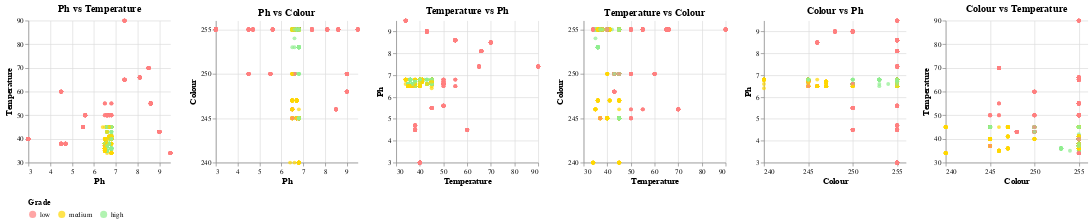

The notebook cell this image was saved under:
### Markdown cell above
The plot above reveals distinct patterns in the distributions of pH, Temperature, and Colour across low, medium, and high grades. For pH, the low grade shows much greater variability compared to the tightly clustered medium and high grades. For Temperature, the low grade has a wider range compared to medium and high, indicating greater variability in low grade samples. For Colour, low and high have similar ranges, but the medium grade shows higher variability. Overall, pH and Temperature are more variable in low grade samples, while Colour remains relatively consistent across grades.

### Code cell
# Create a list to store scatterplots
scatterplots = []

# Generate scatterplots for pairwise combinations of numerical features
for i, x_feature in enumerate(numerical_features):
    for j, y_feature in enumerate(numerical_features):
        if x_feature != y_feature:
            scatterplot = alt.Chart(full_milk).mark_point(
                size=30,  
                opacity=0.7,  
                filled=True  
            ).encode(
                x=alt.X(
                    f'{x_feature}:Q',
                    title=x_feature.capitalize(),  
                    scale=alt.Scale(zero=False)  
                ),
                y=alt.Y(
                    f'{y_feature}:Q',
                    title=y_feature.capitalize(),
                    scale=alt.Scale(zero=False)
                ),
                color=alt.Color(
                    'Grade:N',
                    title='Grade',
                    scale=alt.Scale(
                        domain=['low', 'medium', 'high'],
                        range=['#ff7f7f', '#ffd700', '#90ee90']  
                    ),
                    legend=alt.Legend(orient='bottom')  
                ),
                tooltip=[
                    alt.Tooltip(x_feature, title=x_feature.capitalize(), format='.2f'),
                    alt.Tooltip(y_feature, title=y_feature.capitalize(), format='.2f'),
                    alt.Tooltip('Grade:N', title='Grade')
                ]
            ).properties(
                width=200,  
                height=200,
                title=f"{x_feature.capitalize()} vs {y_feature.capitalize()}"  
            )
            scatterplots.append(scatterplot)

# Arrange scatterplots in a horizontal grid
pairplot = alt.hconcat(
    *scatterplots  
).resolve_scale(
    color='shared'  
).configure_view(
    stroke='transparent'  
).configure_axis(
    labelFontSize=10,
    titleFontSize=12
).configure_title(
    fontSize=14,
    anchor='middle'
)

# Display the final plot
pairplot.display()

### Figure 1 — Vega-Lite specification as saved in the notebook (floating-point values rounded to 4 significant figures; data arrays with more than 128 entries replaced by an {"elided": "..."} marker saying what was removed)
{"config": {"view": {"continuousWidth": 300, "continuousHeight": 300, "stroke": "transparent"}, "axis": {"labelFontSize": 10, "titleFontSize": 12}, "title": {"anchor": "middle", "fontSize": 14}}, "hconcat": [{"mark": {"type": "point", "filled": true, "opacity": 0.7, "size": 30}, "encoding": {"color": {"field": "Grade", "legend": {"orient": "bottom"}, "scale": {"domain": ["low", "medium", "high"], "range": ["#ff7f7f", "#ffd700", "#90ee90"]}, "title": "Grade", "type": "nominal"}, "tooltip": [{"field": "pH", "format": ".2f", "title": "Ph", "type": "quantitative"}, {"field": "Temperature", "format": ".2f", "title": "Temperature", "type": "quantitative"}, {"field": "Grade", "title": "Grade", "type": "nominal"}], "x": {"field": "pH", "scale": {"zero": false}, "title": "Ph", "type": "quantitative"}, "y": {"field": "Temperature", "scale": {"zero": false}, "title": "Temperature", "type": "quantitative"}}, "height": 200, "title": "Ph vs Temperature", "width": 200}, {"mark": {"type": "point", "filled": true, "opacity": 0.7, "size": 30}, "encoding": {"color": {"field": "Grade", "legend": {"orient": "bottom"}, "scale": {"domain": ["low", "medium", "high"], "range": ["#ff7f7f", "#ffd700", "#90ee90"]}, "title": "Grade", "type": "nominal"}, "tooltip": [{"field": "pH", "format": ".2f", "title": "Ph", "type": "quantitative"}, {"field": "Colour", "format": ".2f", "title": "Colour", "type": "quantitative"}, {"field": "Grade", "title": "Grade", "type": "nominal"}], "x": {"field": "pH", "scale": {"zero": false}, "title": "Ph", "type": "quantitative"}, "y": {"field": "Colour", "scale": {"zero": false}, "title": "Colour", "type": "quantitative"}}, "height": 200, "title": "Ph vs Colour", "width": 200}, {"mark": {"type": "point", "filled": true, "opacity": 0.7, "size": 30}, "encoding": {"color": {"field": "Grade", "legend": {"orient": "bottom"}, "scale": {"domain": ["low", "medium", "high"], "range": ["#ff7f7f", "#ffd700", "#90ee90"]}, "title": "Grade", "type": "nominal"}, "tooltip": [{"field": "Temperature", "format": ".2f", "title": "Temperature", "type": "quantitative"}, {"field": "pH", "format": ".2f", "title": "Ph", "type": "quantitative"}, {"field": "Grade", "title": "Grade", "type": "nominal"}], "x": {"field": "Temperature", "scale": {"zero": false}, "title": "Temperature", "type": "quantitative"}, "y": {"field": "pH", "scale": {"zero": false}, "title": "Ph", "type": "quantitative"}}, "height": 200, "title": "Temperature vs Ph", "width": 200}, {"mark": {"type": "point", "filled": true, "opacity": 0.7, "size": 30}, "encoding": {"color": {"field": "Grade", "legend": {"orient": "bottom"}, "scale": {"domain": ["low", "medium", "high"], "range": ["#ff7f7f", "#ffd700", "#90ee90"]}, "title": "Grade", "type": "nominal"}, "tooltip": [{"field": "Temperature", "format": ".2f", "title": "Temperature", "type": "quantitative"}, {"field": "Colour", "format": ".2f", "title": "Colour", "type": "quantitative"}, {"field": "Grade", "title": "Grade", "type": "nominal"}], "x": {"field": "Temperature", "scale": {"zero": false}, "title": "Temperature", "type": "quantitative"}, "y": {"field": "Colour", "scale": {"zero": false}, "title": "Colour", "type": "quantitative"}}, "height": 200, "title": "Temperature vs Colour", "width": 200}, {"mark": {"type": "point", "filled": true, "opacity": 0.7, "size": 30}, "encoding": {"color": {"field": "Grade", "legend": {"orient": "bottom"}, "scale": {"domain": ["low", "medium", "high"], "range": ["#ff7f7f", "#ffd700", "#90ee90"]}, "title": "Grade", "type": "nominal"}, "tooltip": [{"field": "Colour", "format": ".2f", "title": "Colour", "type": "quantitative"}, {"field": "pH", "format": ".2f", "title": "Ph", "type": "quantitative"}, {"field": "Grade", "title": "Grade", "type": "nominal"}], "x": {"field": "Colour", "scale": {"zero": false}, "title": "Colour", "type": "quantitative"}, "y": {"field": "pH", "scale": {"zero": false}, "title": "Ph", "type": "quantitative"}}, "height": 200, "title": "Colour vs Ph", "width": 200}, {"mark": {"type": "point", "filled": true, "opacity": 0.7, "size": 30}, "encoding": {"color": {"field": "Grade", "legend": {"orient": "bottom"}, "scale": {"domain": ["low", "medium", "high"], "range": ["#ff7f7f", "#ffd700", "#90ee90"]}, "title": "Grade", "type": "nominal"}, "tooltip": [{"field": "Colour", "format": ".2f", "title": "Colour", "type": "quantitative"}, {"field": "Temperature", "format": ".2f", "title": "Temperature", "type": "quantitative"}, {"field": "Grade", "title": "Grade", "type": "nominal"}], "x": {"field": "Colour", "scale": {"zero": false}, "title": "Colour", "type": "quantitative"}, "y": {"field": "Temperature", "scale": {"zero": false}, "title": "Temperature", "type": "quantitative"}}, "height": 200, "title": "Colour vs Temperature", "width": 200}], "data": {"name": "data-cd0fed852ad605233c99191056f04cfa"}, "resolve": {"scale": {"color": "shared"}}, "$schema": "https://vega.github.io/schema/vega-lite/v5.20.1.json", "datasets": {"data-cd0fed852ad605233c99191056f04cfa": {"elided": "1059 records"}}}
